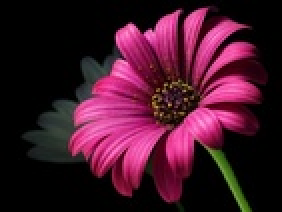
#> input picture HW11/img/pic1.jpg, 141 x 106 px, shrunk from 425 x 318 before the run (shown 2 times larger)
$ python PR2.py
#> lines starting #> are read from the running program, lines starting #| are printed output that depends on the picture
import cv2
import matplotlib.pyplot as plt

from PR1 import first_image_path, first_image_name

if __name__ == "__main__":
    img = cv2.imread(first_image_path)
#> img is the input picture: shape (106, 141, 3); mean B, G, R 41.7, 22.4, 66.3
    cv2.imshow(first_image_name, img)

    b, g, r = cv2.split(img)
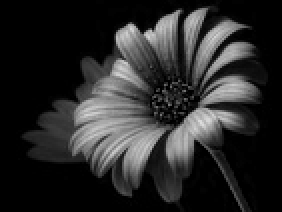
#> b: shape (106, 141) (shown 2 times larger); min 0, max 221, mean 41.7
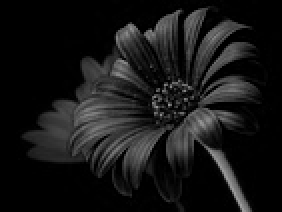
#> g: shape (106, 141) (shown 2 times larger); min 0, max 158, mean 22.4
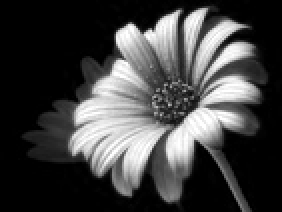
#> r: shape (106, 141) (shown 2 times larger); min 0, max 255, mean 66.3

    fig, ax = plt.subplots(3, 1, sharex=True)

    ax[0].hist(b.ravel(), 256, [0, 256], label="b", fc=(0, 0, 1, 0.5))
    ax[1].hist(g.ravel(), 256, [0, 256], label="g", fc=(0, 1, 0, 0.5))
    ax[2].hist(r.ravel(), 256, [0, 256], label="r", fc=(1, 0, 0, 0.5))

    ax[2].set_xlabel("Pixel values")
    for i in range(3):
        ax[i].set_ylabel("log(# of pixels)")
        ax[i].set_yscale("log")  # to make visually interpretable

    plt.show()
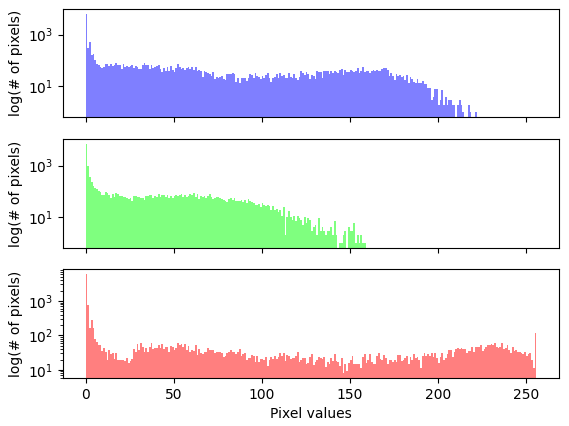
#> figure drawn by matplotlib, 3 panels; panel 3: tallest bar 5869 high, from x = 0 to 1
